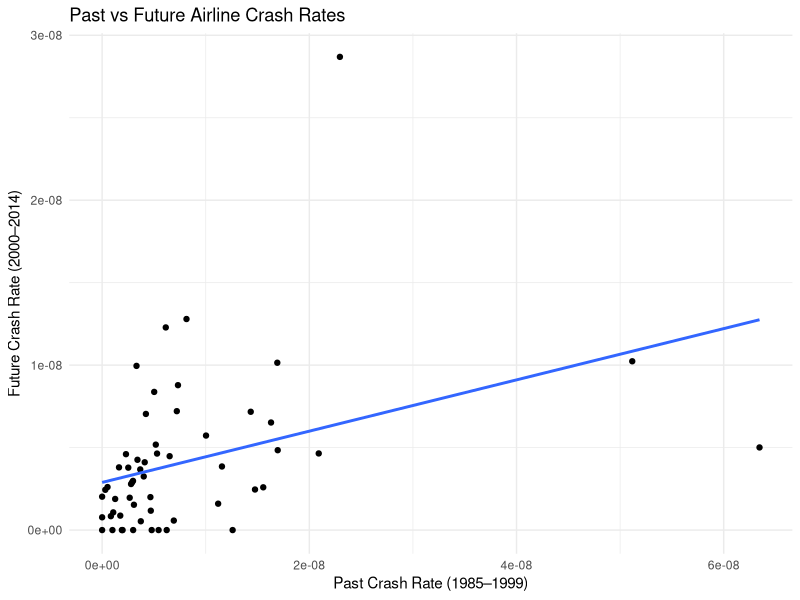
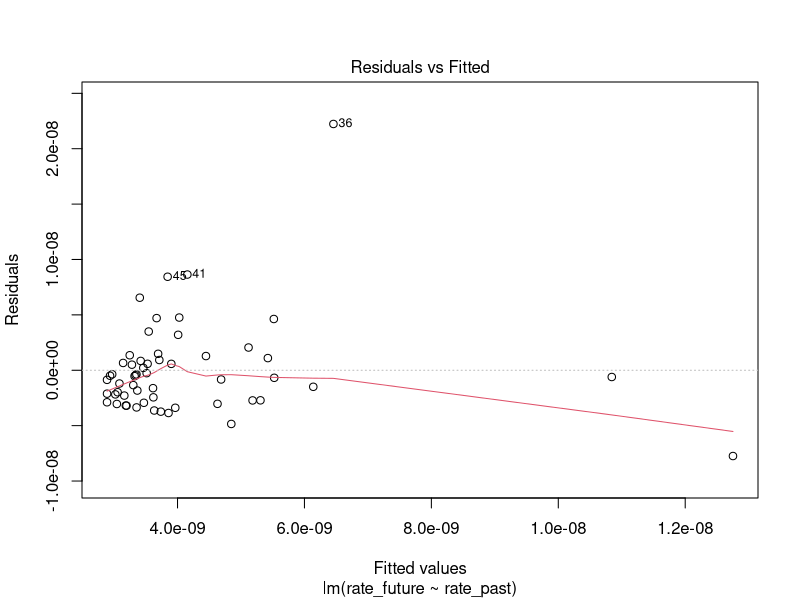
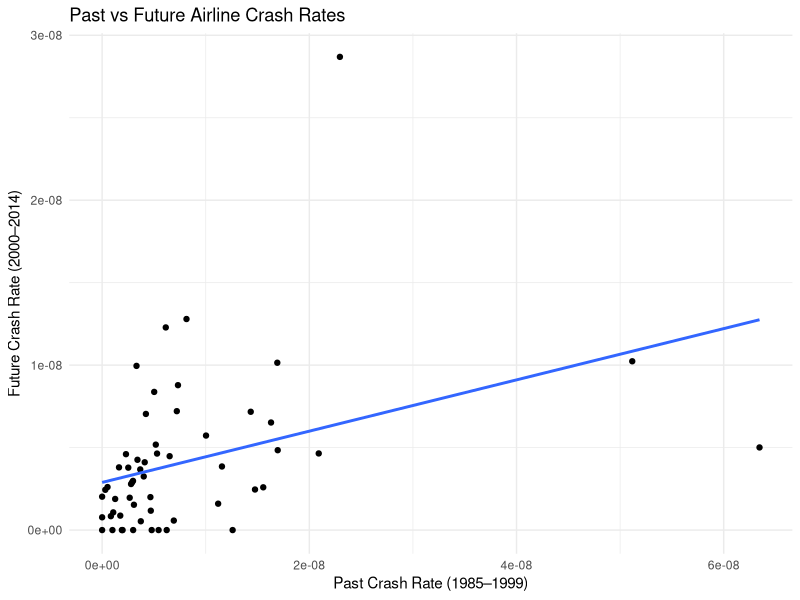
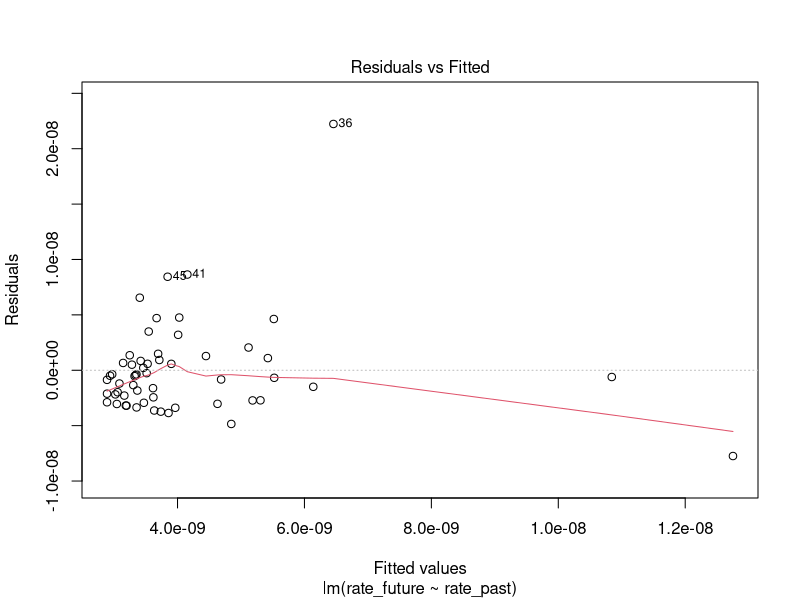

These charts were generated, in order, by the following R code:
# q1_past_vs_future_analysis.R
# Description: This script investigates whether an airline's past crash rate
# is a statistically significant predictor of its future crash rate.
# It assesses the relationship between crash rates from 1985–1999 and 2000–2014
# using both correlation and linear regression.

library(dplyr)
library(ggplot2)

# Read in the data from our csv file 
data_airlines<-read.csv("data/1AirlineSafety.csv")

# Create crash rates (normalised by airline size)
data_airlines<-data_airlines%>%
  mutate(
    rate_past=incidents_85_99/avail_seat_km_per_week,
    rate_future=incidents_00_14/avail_seat_km_per_week)

# Remove any missing values
data_airlines<-na.omit(data_airlines)

# Correlation analysis of past vs future crash rates 
cor_past_future<-cor(data_airlines$rate_past,data_airlines$rate_future)
print(cor_past_future)

# Plot of the past vs future crash rates
p1<-ggplot(data_airlines,aes(x=rate_past,y=rate_future))+
  geom_point()+
  geom_smooth(method="lm",se=FALSE)+
  theme_minimal()+
  labs(
    title="Past vs Future Airline Crash Rates",
    x="Past Crash Rate (1985–1999)",
    y="Future Crash Rate (2000–2014)"
  )
ggsave("plots/q1_past_vs_future.png",plot=p1,width=10,height=8)
print(p1)

# Regression model to evaluate the question “Does past crash rate help predict future crash rate?”
model_past<-lm(rate_future~rate_past,data=data_airlines)
summary(model_past)
png("plots/q1_residuals.png",width=800,height=600)
plot(model_past,which=1)
dev.off()

# Model diagnostics using a residuals vs fitted values plot in order to assess the suitability of the linear model.
plot(model_past,which=1)

# Interpretation 

# The correlation analysis shows a weak to moderately positive relationship between both past and future crash rates
# (r = 0.369), indicating that airlines with higher past crash rates tend to have slightly higher
# future crash rates. However, this relationship is not strong.

# The scatterplot supports this finding, showing a slight upward trend but with substantial dispersion
# of data points. Many airlines are clustered very close to zero crash rates in both periods, reflecting the
# rarity of such crashes actually occurring. Additionally, several outliers are present, which may have an influence on the fitted
# regression line.

# The linear regression model indicates that the past crash rate is a statistically significant predictor
# of future crash rates (β = 0.155, p = 0.005). This suggests that there is evidence of an association
# between past and future crash rates.

# However, the explanatory power of the model is low (R² = 0.136), meaning that only around 
# 13.6% of the variation in future crash rates is actually explained by past crash rates. This indicates that
# the majority of the variation is due to other factors not captured in the model.

# The residuals vs fitted values plot shows a largely random scatter around zero, suggesting that the
# assumptions of linear regression are reasonably satisfied. However, the wide spread of residuals
# indicates a considerable amount of unexplained variability, reinforcing the weak predictive performance of the model.

# In conclusion, while there is a statistically significant positive relationship between past and future crash
# rates, the relationship is weak and has limited practical predictive value. Therefore, an airline’s past
# crash history is not a reliable standalone indicator of its future safety performance.

# This weak relationship is likely due to the rarity of airline incidents and improvements in aviation
# safety over time, which reduces the influence of historical performance on future outcomes.
